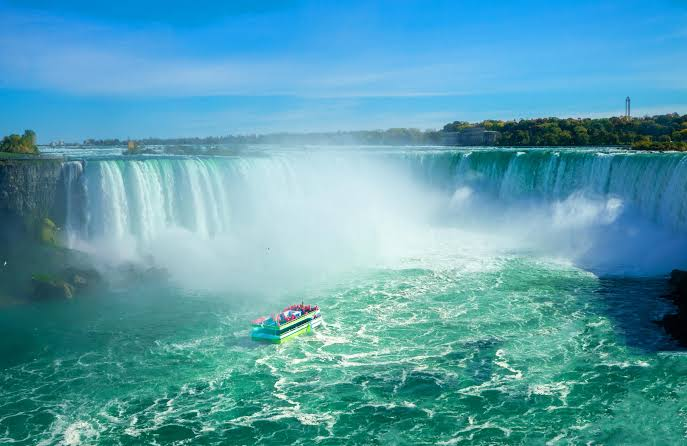
#> input picture class 38/homework images/Niagara Falls.jpg, 687 x 446 px, found by its file name
$ python homework.py
#> lines starting #> are read from the running program, lines starting #| are printed output that depends on the picture; after the words box and inside, x2 and y2 are one past the last pixel; in counts of white or black regions, pixels touching at a corner belong together
import cv2
import os
from PIL import Image

averagewidth = 0
averageheight = 0

path = "C:\\Users\\gulqa\\OneDrive\\Desktop\\Ashar open cv\\class 38\\homework images"

os.chdir(path)

waterfalls = {"Niagara Falls.jpg": "Niagara Falls", "Victoria Falls.jpg": "Victoria Falls", "Angel Falls.jpg": "Angel Falls", "Iguazu Falls.jpg": "Iguazu Falls"}

numberofimg = len(waterfalls)

print(numberofimg)

for i in waterfalls:
    currentimg = Image.open(os.path.join(path, i))
#> currentimg is the input picture: PIL image 687x446 RGB; mean R, G, B 87.4, 158.9, 174.8
    width, height = currentimg.size
#> width = 687; height = 446
    averagewidth = averagewidth + width
#> averagewidth = 687
    averageheight = averageheight + height
#> averageheight = 446
#> pass 2 of the loop `for i in waterfalls:`:
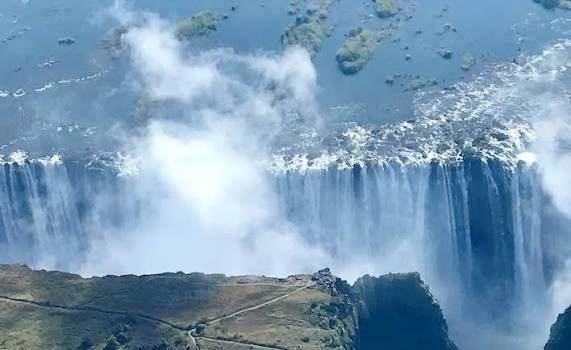
#> input picture class 38/homework images/Victoria Falls.jpg, 571 x 350 px, found by its file name
#> currentimg is the input picture: PIL image 571x350 RGB; mean R, G, B 122.2, 154.9, 181.6
#> pass 3 of the loop `for i in waterfalls:`:
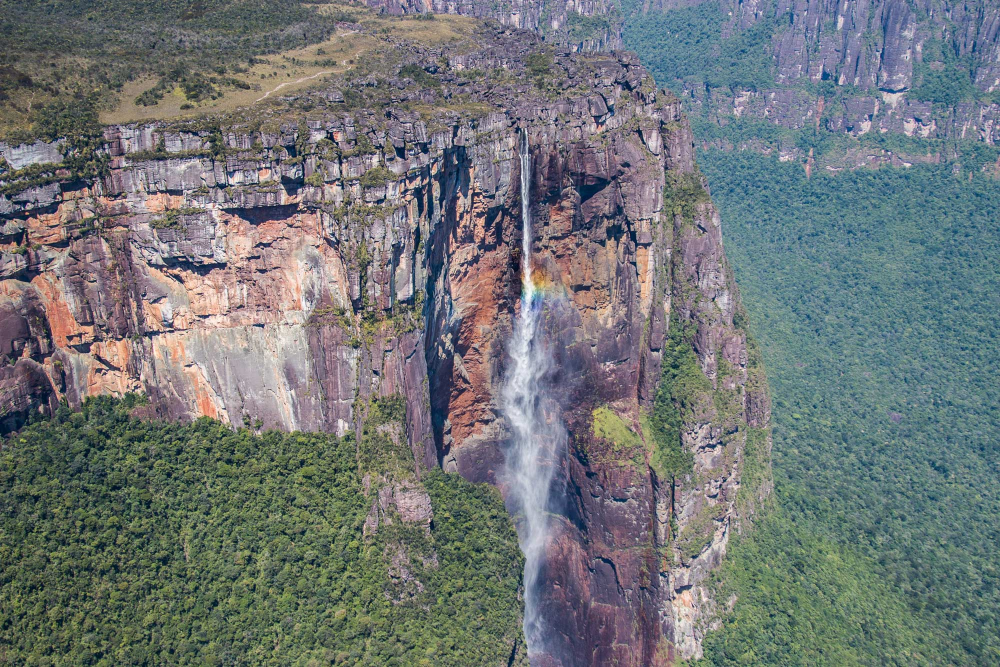
#> input picture class 38/homework images/Angel Falls.jpg, 2000 x 1334 px, found by its file name (shown at 1/2 size)
#> currentimg is the input picture: PIL image 2000x1334 RGB; mean R, G, B 112.5, 117.6, 118.4
#> the loop made 4 passes; the first 3 are shown

averagewidth = averagewidth // numberofimg
#> averagewidth = 1189
averageheight = averageheight // numberofimg
#> averageheight = 782

print(averageheight)
#| 782
print(averagewidth)
#| 1189

videoname = "waterfalls.avi"

video = cv2.VideoWriter(videoname, 0, 1, (averagewidth, averageheight))

for i in waterfalls:
    image = cv2.imread(os.path.join(path, i))
    image = cv2.resize(image, (averagewidth, averageheight))
#> image: shape (782, 1189, 3)
    cv2.putText(image, waterfalls[i], (30, 50), cv2.FONT_HERSHEY_SIMPLEX, 1, (255, 255, 255), 2)
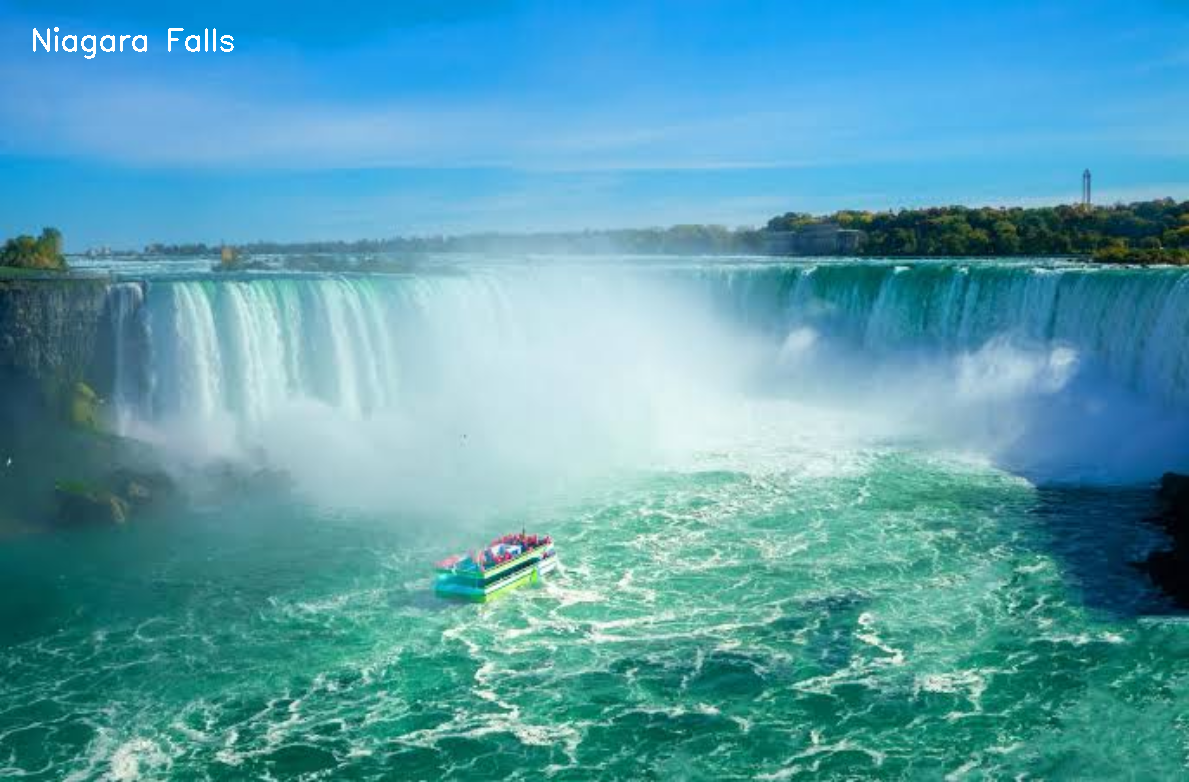
#> image: shape (782, 1189, 3); mean B, G, R 174.8, 158.9, 87.7
    video.write(image)
#> pass 2 of the loop `for i in waterfalls:`:
#> `image = cv2.resize(image, (averagewidth, averageheight))`:
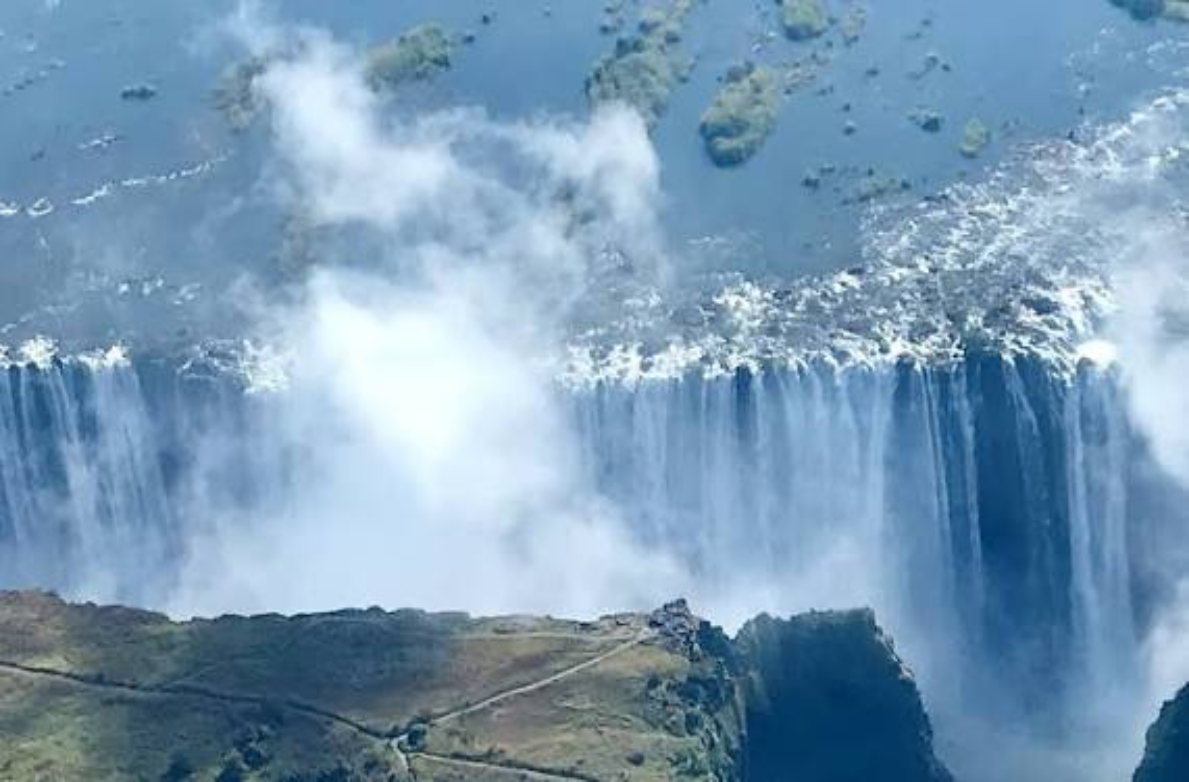
#> image: shape (782, 1189, 3); mean B, G, R 181.4, 154.8, 122.1
#> `cv2.putText(image, waterfalls[i], (30, 50), cv2.FONT_HERSHEY_SIMPLEX, ..`:
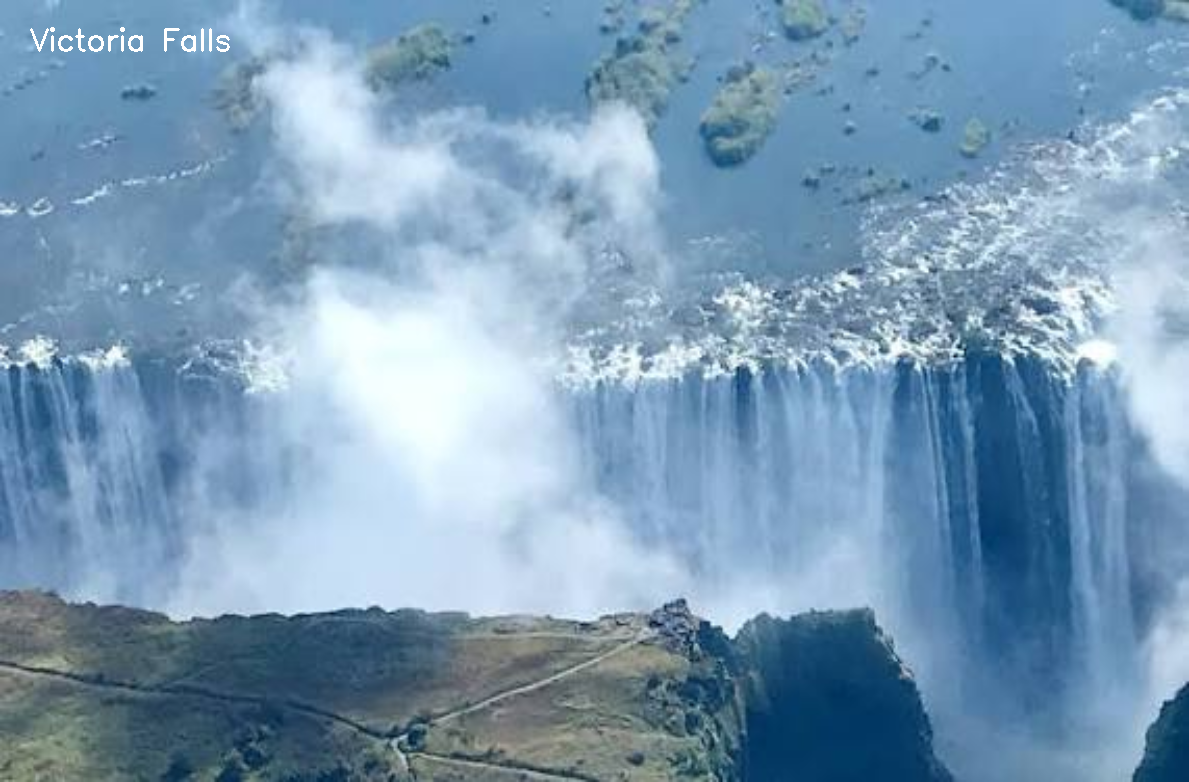
#> image: shape (782, 1189, 3); 0.14% of pixels changed, all inside (x1, y1, x2, y2) = (30, 27, 230, 52)
#> pass 3 of the loop `for i in waterfalls:`:
#> `image = cv2.resize(image, (averagewidth, averageheight))`:
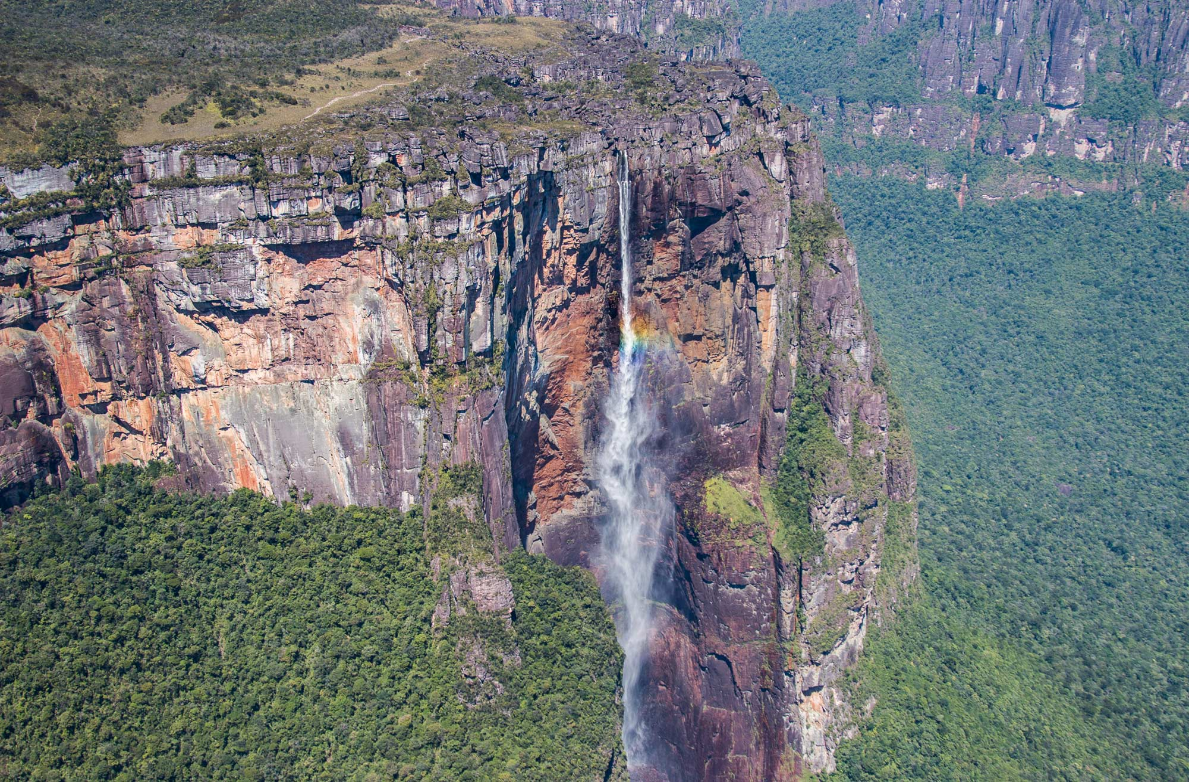
#> image: shape (782, 1189, 3); mean B, G, R 118.3, 117.5, 112.3
#> `cv2.putText(image, waterfalls[i], (30, 50), cv2.FONT_HERSHEY_SIMPLEX, ..`:
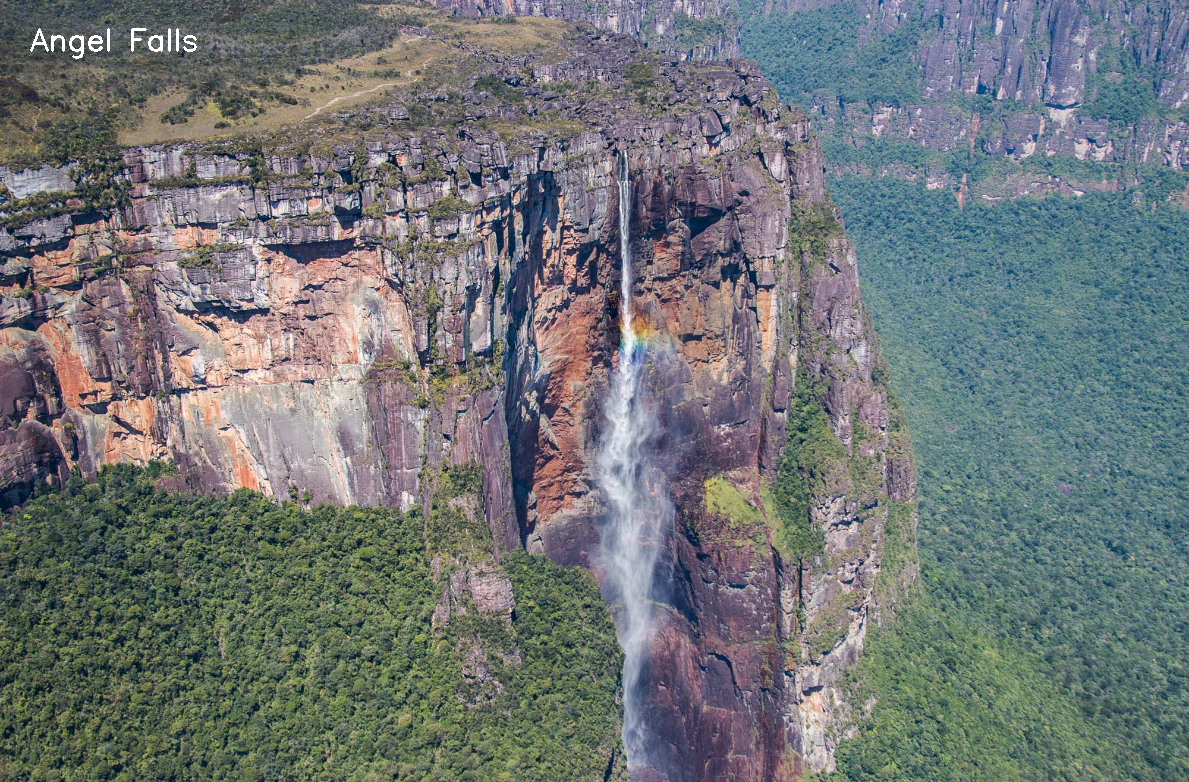
#> image: shape (782, 1189, 3); 0.13% of pixels changed, all inside (x1, y1, x2, y2) = (30, 28, 197, 59)
#> the loop made 4 passes; the first 3 are shown

cv2.destroyAllWindows()

video.release()

print("Video created")
